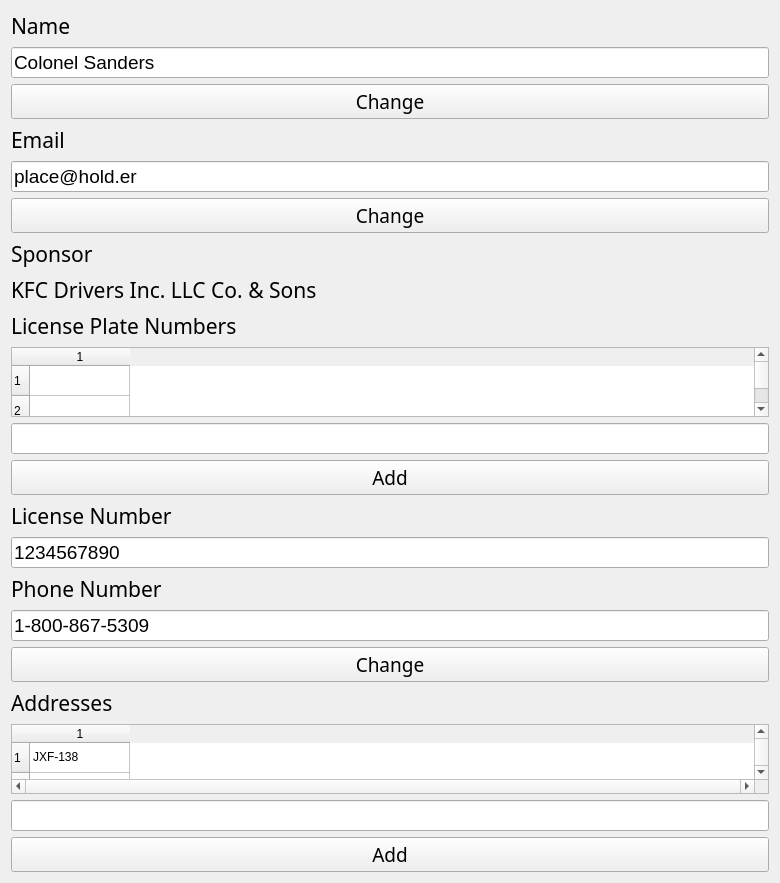
              <widget class="QWidget" name="scrollAreaWidgetContents">
               <property name="geometry">
                <rect>
                 <x>0</x>
                 <y>0</y>
                 <width>780</width>
                 <height>768</height>
                </rect>
               </property>
               <layout class="QVBoxLayout" name="verticalLayout_9">
                <item>
                 <widget class="QLabel" name="label_2">
                  <property name="font">
                   <font>
                    <family>Aganè S</family>
                    <pointsize>16</pointsize>
                    <weight>50</weight>
                    <italic>false</italic>
                    <bold>false</bold>
                   </font>
                  </property>
                  <property name="text">
                   <string>Name</string>
                  </property>
                 </widget>
                </item>
                <item>
                 <widget class="QLineEdit" name="lineEdit_driver_name">
                  <property name="font">
                   <font>
                    <pointsize>14</pointsize>
                   </font>
                  </property>
                  <property name="text">
                   <string>Colonel Sanders</string>
                  </property>
                 </widget>
                </item>
                <item>
                 <widget class="QPushButton" name="pushButton_driver__Name_Change">
                  <property name="font">
                   <font>
                    <family>AXIS Extra Bold</family>
                    <pointsize>14</pointsize>
                    <weight>10</weight>
                    <italic>false</italic>
                    <bold>false</bold>
                   </font>
                  </property>
                  <property name="text">
                   <string>Change</string>
                  </property>
                 </widget>
                </item>
                <item>
                 <widget class="QLabel" name="label_4">
                  <property name="font">
                   <font>
                    <family>Aganè S</family>
                    <pointsize>16</pointsize>
                    <weight>50</weight>
                    <italic>false</italic>
                    <bold>false</bold>
                   </font>
                  </property>
                  <property name="text">
                   <string>Email</string>
                  </property>
                 </widget>
                </item>
                <item>
                 <widget class="QLineEdit" name="lineEdit_driver_email">
                  <property name="font">
                   <font>
                    <pointsize>14</pointsize>
                   </font>
                  </property>
                  <property name="text">
                   <string>place@hold.er</string>
                  </property>
                 </widget>
                </item>
                <item>
                 <widget class="QPushButton" name="pushButton_driver_Email_Change">
                  <property name="font">
                   <font>
                    <family>AXIS Extra Bold</family>
                    <pointsize>14</pointsize>
                    <weight>10</weight>
                    <italic>false</italic>
                    <bold>false</bold>
                   </font>
                  </property>
                  <property name="text">
                   <string>Change</string>
                  </property>
                 </widget>
                </item>
                <item>
                 <widget class="QLabel" name="label_7">
                  <property name="font">
                   <font>
                    <family>Aganè S</family>
                    <pointsize>16</pointsize>
                    <weight>50</weight>
                    <italic>false</italic>
                    <bold>false</bold>
                   </font>
                  </property>
                  <property name="text">
                   <string>Sponsor</string>
                  </property>
                 </widget>
                </item>
                <item>
                 <widget class="QLabel" name="driver_sponsor_label">
                  <property name="font">
                   <font>
                    <family>Aganè S</family>
                    <pointsize>16</pointsize>
                    <weight>50</weight>
                    <italic>false</italic>
                    <bold>false</bold>
                   </font>
                  </property>
                  <property name="text">
                   <string>KFC Drivers Inc. LLC Co. &amp; Sons</string>
                  </property>
                 </widget>
                </item>
                <item>
                 <widget class="QLabel" name="label_5">
                  <property name="font">
                   <font>
                    <family>Aganè S</family>
                    <pointsize>16</pointsize>
                    <weight>50</weight>
                    <italic>false</italic>
                    <bold>false</bold>
                   </font>
                  </property>
                  <property name="text">
                   <string>License Plate Numbers</string>
                  </property>
                 </widget>
                </item>
                <item>
                 <widget class="QTableWidget" name="tableWidget_LPNum">
                  <property name="rowCount">
                   <number>10</number>
                  </property>
                  <property name="columnCount">
                   <number>1</number>
                  </property>
                  <row/>
                  <row/>
                  <row/>
                  <row/>
                  <row/>
                  <row/>
                  <row/>
                  <row/>
                  <row/>
                  <row/>
                  <column/>
                 </widget>
                </item>
                <item>
                 <widget class="QLineEdit" name="lineEdit_2">
                  <property name="font">
                   <font>
                    <pointsize>14</pointsize>
                   </font>
                  </property>
                 </widget>
                </item>
                <item>
                 <widget class="QPushButton" name="pushButton_6">
                  <property name="font">
                   <font>
                    <family>AXIS Extra Bold</family>
                    <pointsize>14</pointsize>
                    <weight>10</weight>
                    <italic>false</italic>
                    <bold>false</bold>
                   </font>
                  </property>
                  <property name="text">
                   <string>Add</string>
                  </property>
                 </widget>
                </item>
                <item>
                 <widget class="QLabel" name="label_6">
                  <property name="font">
                   <font>
                    <family>Aganè S</family>
                    <pointsize>16</pointsize>
                    <weight>50</weight>
                    <italic>false</italic>
                    <bold>false</bold>
                   </font>
                  </property>
                  <property name="text">
                   <string>License Number</string>
                  </property>
                 </widget>
                </item>
                <item>
                 <widget class="QLineEdit" name="lineEdit_driver_ln">
                  <property name="font">
                   <font>
                    <pointsize>14</pointsize>
                   </font>
                  </property>
                  <property name="text">
                   <string>1234567890</string>
                  </property>
                 </widget>
                </item>
                <item>
                 <widget class="QLabel" name="label_9">
                  <property name="font">
                   <font>
                    <family>Aganè S</family>
                    <pointsize>16</pointsize>
                    <weight>50</weight>
                    <italic>false</italic>
                    <bold>false</bold>
                   </font>
                  </property>
                  <property name="text">
                   <string>Phone Number</string>
                  </property>
                 </widget>
                </item>
                <item>
                 <widget class="QLineEdit" name="lineEdit_driver_phone">
                  <property name="font">
                   <font>
                    <pointsize>14</pointsize>
                   </font>
                  </property>
                  <property name="text">
                   <string>1-800-867-5309</string>
                  </property>
                 </widget>
                </item>
                <item>
                 <widget class="QPushButton" name="pushButton_changeDriverPhone">
                  <property name="font">
                   <font>
                    <family>AXIS Extra Bold</family>
                    <pointsize>14</pointsize>
                    <weight>10</weight>
                    <italic>false</italic>
                    <bold>false</bold>
                   </font>
                  </property>
                  <property name="text">
                   <string>Change</string>
                  </property>
                 </widget>
                </item>
                <item>
                 <widget class="QLabel" name="label_10">
                  <property name="font">
                   <font>
                    <family>Aganè S</family>
                    <pointsize>16</pointsize>
                    <weight>50</weight>
                    <italic>false</italic>
                    <bold>false</bold>
                   </font>
                  </property>
                  <property name="text">
                   <string>Addresses</string>
                  </property>
                 </widget>
                </item>
                <item>
                 <widget class="QTableWidget" name="tableWidget_driver_address">
                  <property name="horizontalScrollBarPolicy">
                   <enum>Qt::ScrollBarAlwaysOn</enum>
                  </property>
                  <property name="sizeAdjustPolicy">
                   <enum>QAbstractScrollArea::AdjustToContents</enum>
                  </property>
                  <property name="rowCount">
                   <number>10</number>
                  </property>
                  <property name="columnCount">
                   <number>1</number>
                  </property>
                  <row/>
                  <row/>
                  <row/>
                  <row/>
                  <row/>
                  <row/>
                  <row/>
                  <row/>
                  <row/>
                  <row/>
                  <column/>
                  <item row="0" column="0">
                   <property name="text">
                    <string>JXF-138</string>
                   </property>
                  </item>
                 </widget>
                </item>
                <item>
                 <widget class="QLineEdit" name="lineEdit_5">
                  <property name="font">
                   <font>
                    <pointsize>14</pointsize>
                   </font>
                  </property>
                 </widget>
                </item>
                <item>
                 <widget class="QPushButton" name="pushButton_8">
                  <property name="font">
                   <font>
                    <family>AXIS Extra Bold</family>
                    <pointsize>14</pointsize>
                    <weight>10</weight>
                    <italic>false</italic>
                    <bold>false</bold>
                   </font>
                  </property>
                  <property name="text">
                   <string>Add</string>
                  </property>
                 </widget>
                </item>
               </layout>
              </widget>
